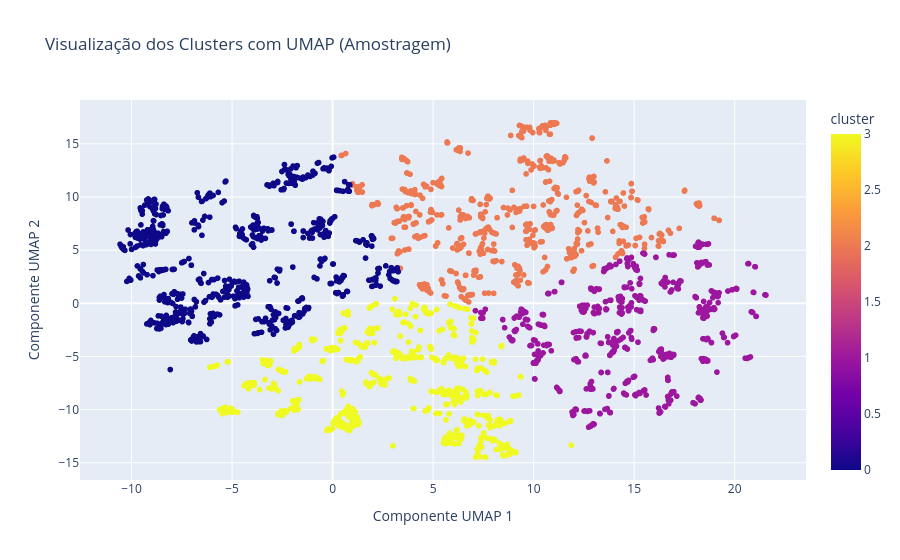

Notebook cell for this chart:
### Code cell
import plotly.express as px

sample_size_per_cluster = 700

sampled_indices = []
for cluster_id in df_result['cluster'].unique():
    cluster_df = df_result[df_result['cluster'] == cluster_id]
    sampled_indices.extend(cluster_df.sample(min(len(cluster_df), sample_size_per_cluster), random_state=42).index.tolist())

sampled_df = df_result.loc[sampled_indices].reset_index(drop=True)

fig = px.scatter(
    sampled_df,
    x='UMAP_1',
    y='UMAP_2',
    color='cluster',
    hover_name='title',
    hover_data=['cluster', 'vote_average', 'popularity', 'vote_count', 'genres'],
    title='Visualização dos Clusters com UMAP (Amostragem)',
    labels={'UMAP_1': 'Componente UMAP 1', 'UMAP_2': 'Componente UMAP 2'}
)

fig.update_layout(showlegend=True)
fig.show()

### Figure 1 — Plotly figure (JSON) as saved in the notebook; plotly's stock layout.template omitted (floating-point values rounded to 4 significant figures; data arrays with more than 128 entries replaced by an {"elided": "..."} marker saying what was removed)
{"data": [{"customdata": {"elided": "2800x5 mixed values"}, "hovertemplate": "<b>%{hovertext}</b><br><br>Componente UMAP 1=%{x}<br>Componente UMAP 2=%{y}<br>cluster=%{marker.color}<br>vote_average=%{customdata[1]}<br>popularity=%{customdata[2]}<br>vote_count=%{customdata[3]}<br>genres=%{customdata[4]}<extra></extra>", "hovertext": {"elided": "2800 str values"}, "legendgroup": "", "marker": {"color": {"elided": "2800 int values"}, "coloraxis": "coloraxis", "symbol": "circle"}, "mode": "markers", "name": "", "showlegend": false, "type": "scattergl", "x": {"elided": "2800 float values"}, "xaxis": "x", "y": {"elided": "2800 float values"}, "yaxis": "y"}], "layout": {"coloraxis": {"colorbar": {"title": {"text": "cluster"}}, "colorscale": [[0, "#0d0887"], [0.1111, "#46039f"], [0.2222, "#7201a8"], [0.3333, "#9c179e"], [0.4444, "#bd3786"], [0.5556, "#d8576b"], [0.6667, "#ed7953"], [0.7778, "#fb9f3a"], [0.8889, "#fdca26"], [1, "#f0f921"]]}, "legend": {"tracegroupgap": 0}, "showlegend": true, "title": {"text": "Visualização dos Clusters com UMAP (Amostragem)"}, "xaxis": {"anchor": "y", "domain": [0, 1], "title": {"text": "Componente UMAP 1"}}, "yaxis": {"anchor": "x", "domain": [0, 1], "title": {"text": "Componente UMAP 2"}}}}
